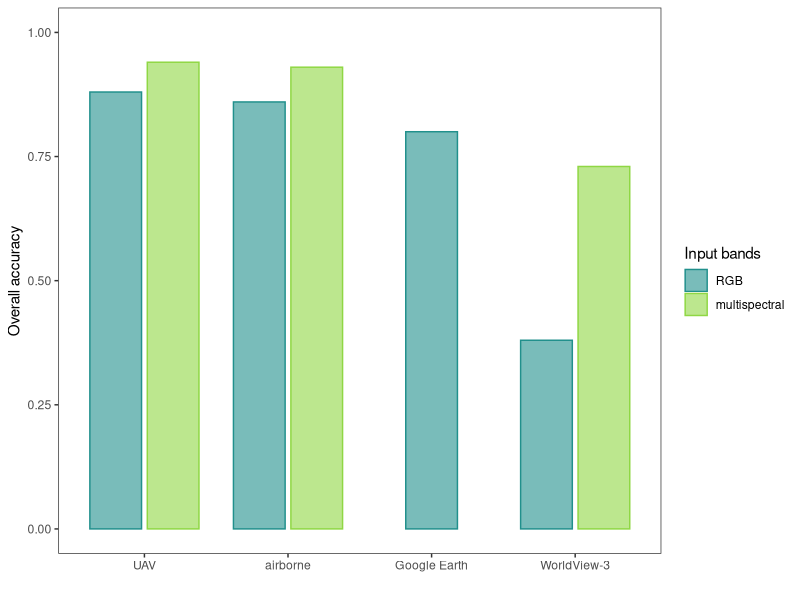
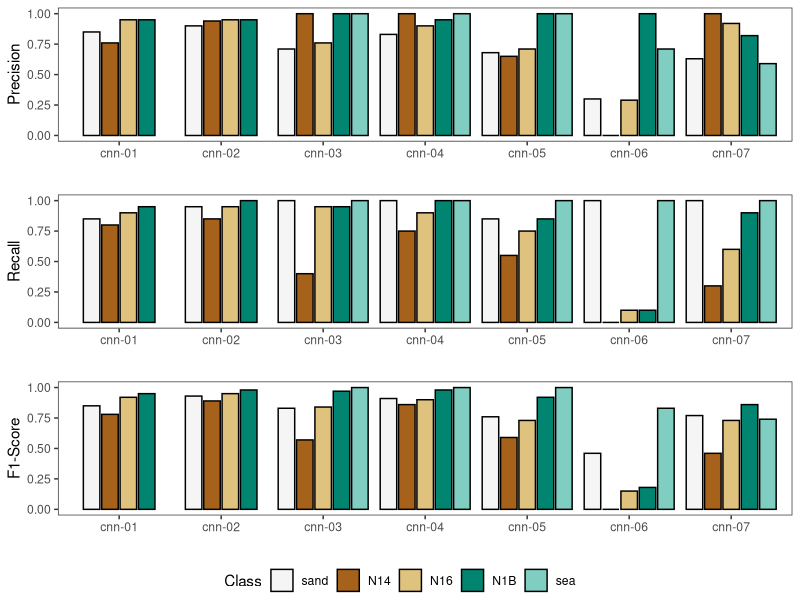
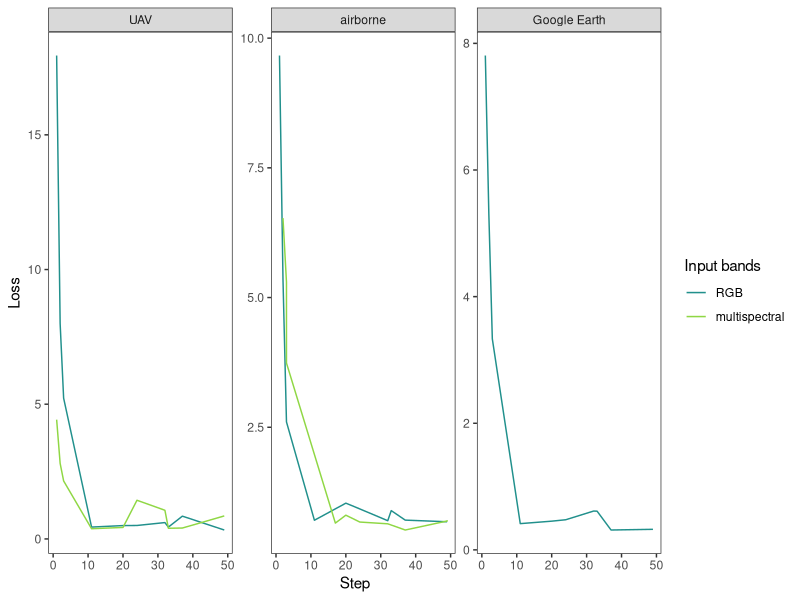

The R script that drew these images, in order:
## ---- chunk 1
# load packages
library(ggplot2)
library(ggpubr)
library(viridis)
## ---- chunk 2
# load data
df <- read.csv("models/accuracy_metrics.csv", stringsAsFactors=TRUE)
df$source <- as.factor(df$CNN)
levels(df$source) <- c("uav", "uav", "air", "air", "ge", "wv", "wv")
df$bands <- as.factor(df$Image.Type)
df$bands <- factor(df$bands, levels = c("rgb", "multi"))

# graphical parameters
color_classes <- c("0"="#f5f5f5", "1"="#a6611a", "2"="#dfc27d", "3"="#018571", "4"="#80cdc1")
label_classes <- c("0"="sand", "1"="N14", "2"= "N16", "3"="N1B", "4"="sea")
theme_plot <- theme_bw() +
  theme(panel.grid.major = element_blank(), panel.grid.minor = element_blank())

# Overall accuracy
df_oa <- df[df$Metric=="Overall Accuracy", ]
df_oa[, c("CNN","Value")]
levels(df_oa$source) <- c("UAV", "airborne", "Google Earth", "WorldView-3")
ggplot(df_oa) +
  geom_bar(stat="identity", aes(x=source, y=Value, col=bands, fill=bands), alpha=.6,width=.8,
           position=position_dodge2(preserve = "single", padding=.1)) +
  labs(x="", y="Overall accuracy") + ylim(0, 1) +
  scale_color_manual(values=c("#21908CFF", "#8FD744FF"), labels=c("RGB","multispectral"), name="Input bands")+
  scale_fill_discrete(type=c("#21908CFF", "#8FD744FF"), labels=c("RGB","multispectral"), name="Input bands")+
  theme_plot

# ggsave("Fig4.png", bg="transparent", width=20, height=15, units="cm", dpi=600)

## ---- chunk 3

# Class-specific accuracy
df_p <- droplevels(df[df$Metric=="Precision", ])
p1 <- ggplot(df_p, aes(x=CNN, y=Value, fill=Class))+
  geom_bar(stat="identity",position=position_dodge2(preserve = "single", padding=.1), color="black")+
  scale_fill_discrete(type = color_classes, labels=label_classes) + theme_plot + labs(x="", y="Precision")

df_r <- droplevels(df[df$Metric=="Recall", ])
p2 <- ggplot(df_r, aes(x=CNN, y=Value, fill=Class))+
  geom_bar(stat="identity",position=position_dodge2(preserve = "single", padding=.1), color="black")+
  scale_fill_discrete(type = color_classes, labels=label_classes) + theme_plot + labs(x="", y="Recall")

df_f <- droplevels(df[df$Metric=="F-Score", ])
p3 <- ggplot(df_f, aes(x=CNN, y=Value, fill=Class))+
  geom_bar(stat="identity",position=position_dodge2(preserve = "single", padding=.1), color="black")+
  scale_fill_discrete(type = color_classes, labels=label_classes) + theme_plot + labs(x="", y="F1-Score")

ggarrange(p1, p2, p3, nrow=3,  common.legend=T, legend="bottom")

# ggsave("FigS6.png", bg="transparent", width=20, height=15, units="cm", dpi=600)

## ---- chunk 4

# load data
df_loss <- read.csv("models/loss.csv", stringsAsFactors=TRUE)
df_loss$source <- as.factor(df_loss$CNN)
levels(df_loss$source) <- c("uav", "uav", "air", "air", "ge", "wv", "wv")
levels(df_loss$source) <- c("UAV", "airborne", "Google Earth", "WorldView-3")
df_loss$bands <- as.factor(df_loss$CNN)
levels(df_loss$bands) <- c("RGB", "multispectral", "RGB", "multispectral", "RGB", "RGB", "multispectral")

# Loss
ggplot(df_loss, aes(x=step, y=loss, col=bands)) +
  geom_line() +
  scale_color_manual(values=c("#21908CFF", "#8FD744FF"), name="Input bands") +
  theme_plot + labs(x="Step", y="Loss") +
  facet_wrap(~source, scales="free")

# ggsave("FigS3.png", bg="transparent", width=18, height=10, units="cm", dpi=600)
